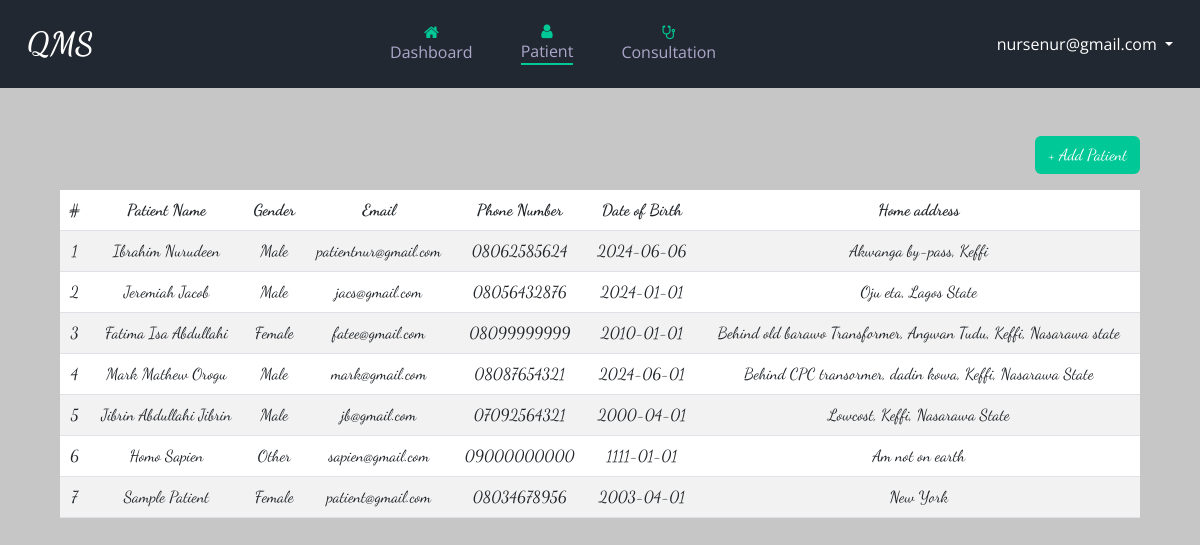
/nurse/patient.php (signed in), run on the app's committed database.
### tables this page shows
CREATE TABLE `users` (
  `user_id` int(11) NOT NULL,
  `firstname` varchar(255) NOT NULL,
  `lastname` varchar(255) NOT NULL,
  `othername` varchar(255) NOT NULL,
  `email` varchar(255) NOT NULL,
  `password` varchar(255) NOT NULL,
  `specialization` varchar(255) DEFAULT NULL,
  `role` varchar(255) NOT NULL,
  `date_and_time` timestamp NOT NULL DEFAULT current_timestamp()
);

CREATE TABLE `patient` (
  `patient_id` int(11) NOT NULL,
  `patient_fullname` varchar(255) DEFAULT NULL,
  `patient_email` varchar(255) DEFAULT NULL,
  `patient_phone_no` varchar(255) DEFAULT NULL,
  `patient_dob` varchar(255) DEFAULT NULL,
  `patient_address` varchar(255) DEFAULT NULL,
  `patient_gender` varchar(255) DEFAULT NULL,
  `timestamp` timestamp NOT NULL DEFAULT current_timestamp()
);

### includes/classes.php (called while the page is built, shortened)
<?php
class nurse
{
    public $connect;
    public function __construct($connect)
    {
        $this->connect = $connect;
    }
    public function collectUserDetail($user_id)
    {
        $this->user_id = $user_id;
        $sql = $this->connect->query("SELECT * FROM `users` WHERE user_id = $this->user_id");
        $result = $sql->fetch_assoc();
        $this->user_email = $result["email"];
    }
}
class nurse_patient extends nurse
{
    public function selectPatients()
    {
        $sql = $this->connect->query("SELECT * FROM `patient`");
        return $sql;
    }
}

### nurse/patient.php (the view, shortened to what this page needs)
<?php
include "../includes/connect.php";
include "../includes/classes.php";
$object = new nurse_patient($connect);
if (isset($_SESSION["nurse_id"])) {
    $user_id = $_SESSION["nurse_id"];
    $object->collectUserDetail($user_id);
} else {
    $object->redirectToLogin();
}
?>
<!DOCTYPE html>
<html>
<head>
    <link rel="stylesheet" type="text/css" href="../Bootstrap/bootstrap.css" />
    <link href="../css/font-awesome.min.css" rel="stylesheet" />
    <link href="../css/style.css" rel="stylesheet" />
    <link href="../css/custom.css" rel="stylesheet" />
    <link href="../css/responsive.css" rel="stylesheet" />
</head>
<body>
    <div class="hero_area" style="background-color: #222831">
        <header class="header_section">
            <div class="container">
                <nav class="navbar navbar-expand justify-content-between text-white custom_nav-container">
                    <a class="navbar-brand" href="./dashboard.php">
                        <span> QMS </span>
                    </a>
                    <div class="d-none d-md-flex gap-5 px-5" id="modified_navigation_section">
                        <a href="./dashboard.php" class="d-flex flex-column justify-content-center align-items-center">
                            <i class="fa fa-home" aria-hidden="true"></i>
                            Dashboard
                        </a>
                        <a href="./patient.php" class="d-flex flex-column justify-content-center align-items-center active">
                            <i class="fa fa-user" aria-hidden="true"></i>
                            Patient
                        </a>
                        <a href="./consultation.php" class="d-flex flex-column justify-content-center align-items-center">
                            <i class="fa fa-stethoscope" aria-hidden="true"></i>
                            Consultation
                        </a>
                    </div>
                    <div class="d-none d-md-block nav-item dropdown">
                        <a href="#" class="nav-link dropdown-toggle" data-bs-toggle="dropdown">
                            <span class="d-none d-sm-inline-flex">
                                <?php echo $object->user_email; ?>
                            </span>
                        </a>
                    </div>
                </nav>
            </div>
        </header>
    </div>
    <div class="container-fluid pt-4 px-4 mb-5" id="inner-section">
        <div class="text-center rounded p-4">
            <div class="container w-100">
                <div class="d-flex justify-content-end">
                    <button class="btn text-white mb-3" data-bs-toggle="modal" data-bs-target="#add-patient" title="Add new patient" style="background-color: #00c896;">+ Add Patient</button>
                </div>
                <div class="table-responsive">
                    <table class="table table-striped">
                        <thead>
                            <tr>
                                <th>#</th>
                                <th>Patient Name</th>
                                <th>Gender</th>
                                <th>Email</th>
                                <th>Phone Number</th>
                                <th>Date of Birth</th>
                                <th>Home address</th>
                            </tr>
                        </thead>
                        <tbody>
                            <?php
                            $sql = $object->selectPatients();
                            $number = 1;
                            while ($result = $sql->fetch_assoc()) {
                                $patient_fullname = $result["patient_fullname"];
                                $patient_email = $result["patient_email"];
                                $patient_phone_no = $result["patient_phone_no"];
                                $patient_dob = $result["patient_dob"];
                                $patient_address = $result["patient_address"];
                                $patient_gender = $result["patient_gender"];
                                echo '
                                    <tr>
                                        <td>' . $number . '</td>
                                        <td>' . $patient_fullname . '</td>
                                        <td>' . $patient_gender . '</td>
                                        <td>' . $patient_email . '</td>
                                        <td>' . $patient_phone_no . '</td>
                                        <td>' . $patient_dob . '</td>
                                        <td>' . $patient_address . '</td>
                                    </tr>
                                ';
                                $number++;
                            }
                            ?>
                        </tbody>
                    </table>
                </div>
            </div>
        </div>
    </div>
</body>
</html>

### css/style.css (style rules this page uses)
body { font-family: "Open Sans", sans-serif; color: #0c0c0c; background-color: #ffffff; overflow-x: hidden; }
a, a:hover, a:focus { text-decoration: none; }
.btn, .btn:focus { outline: none !important; -webkit-box-shadow: none; box-shadow: none; }
.hero_area { display: -webkit-box; display: -ms-flexbox; display: flex; -webkit-box-orient: vertical; -webkit-box-direction: normal; -ms-flex-direction: column; flex-direction: column; }
.header_section { padding: 15px 0; }
.navbar-brand { font-family: "Dancing Script", cursive; }
.navbar-brand span { font-weight: bold; font-size: 32px; color: #ffffff; }
.custom_nav-container { padding: 0; }

### css/custom.css (style rules this page uses)
body { background-color: rgba(128, 128, 128, 0.445); }
#inner-section { font-family: "Dancing Script", cursive; }
.active { border-bottom: 2px solid #00c896; }
#modified_navigation_section > a { color: #aca7cb; transition: all 0.2s; }
#modified_navigation_section > a > i { color: #00c896; }

### css/responsive.css (style rules this page uses)
@media (min-width: 1200px) { .container { max-width: 1170px; } }

### data on the page
users: email "nursenur@gmail.com"
patient: patient_fullname "Ibrahim Nurudeen", patient_gender "Male", patient_email "patientnur@gmail.com", patient_phone_no "08062585624", patient_dob "2024-06-06", patient_address "Akwanga by-pass, Keffi"
patient: patient_fullname "Jeremiah Jacob", patient_gender "Male", patient_email "jacs@gmail.com", patient_phone_no "08056432876", patient_dob "2024-01-01", patient_address "Oju eta, Lagos State"
patient: patient_fullname "Fatima Isa Abdullahi", patient_gender "Female", patient_email "fatee@gmail.com", patient_phone_no "08099999999", patient_dob "2010-01-01", patient_address "Behind old barawo Transformer, Angwan Tudu, Keffi, Nasarawa state"
patient: patient_fullname "Mark Mathew Orogu", patient_gender "Male", patient_email "mark@gmail.com", patient_phone_no "08087654321", patient_dob "2024-06-01", patient_address "Behind CPC transormer, dadin kowa, Keffi, Nasarawa State"
patient: patient_fullname "Jibrin Abdullahi Jibrin", patient_gender "Male", patient_email "jb@gmail.com", patient_phone_no "07092564321", patient_dob "2000-04-01", patient_address "Lowcost, Keffi, Nasarawa State"
patient: patient_fullname "Homo Sapien", patient_gender "Other", patient_email "sapien@gmail.com", patient_phone_no "09000000000", patient_dob "1111-01-01", patient_address "Am not on earth"
patient: patient_fullname "Sample Patient", patient_gender "Female", patient_email "patient@gmail.com", patient_phone_no "08034678956", patient_dob "2003-04-01", patient_address "New York"
